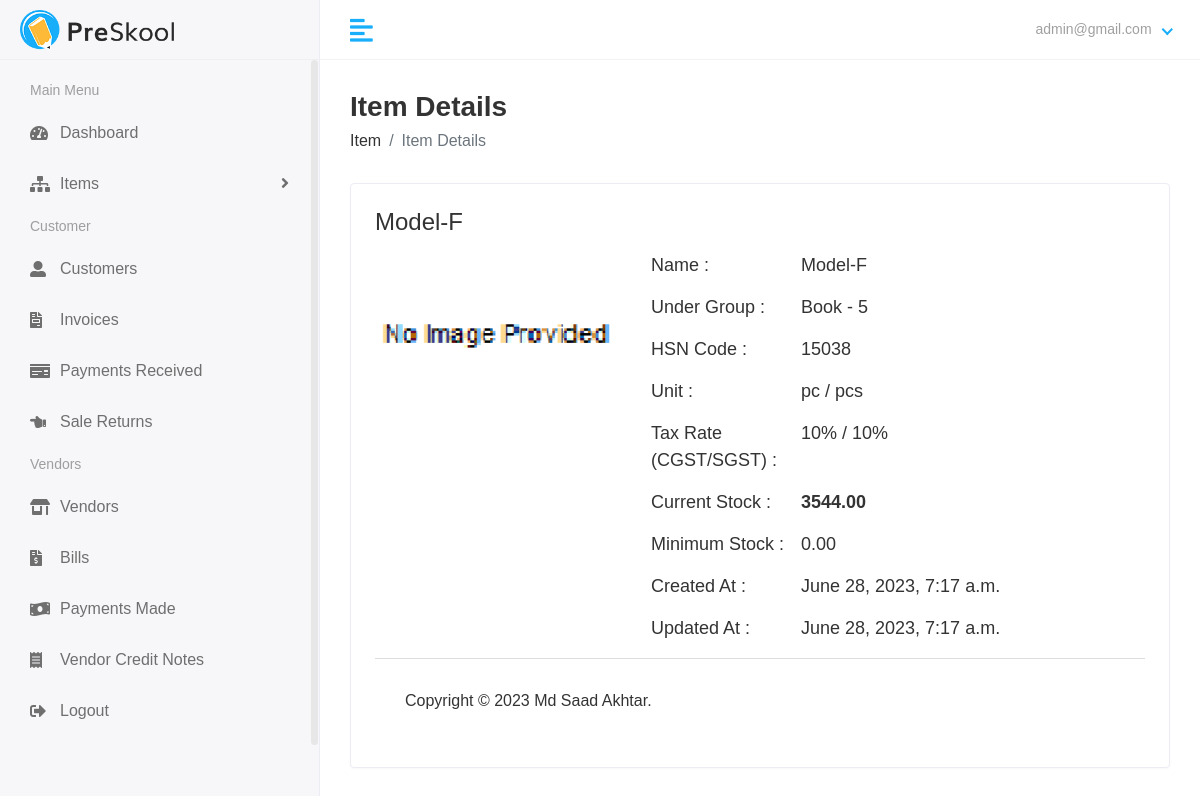
Page /finance/view_items/11/ (signed in) on the earlier database version.
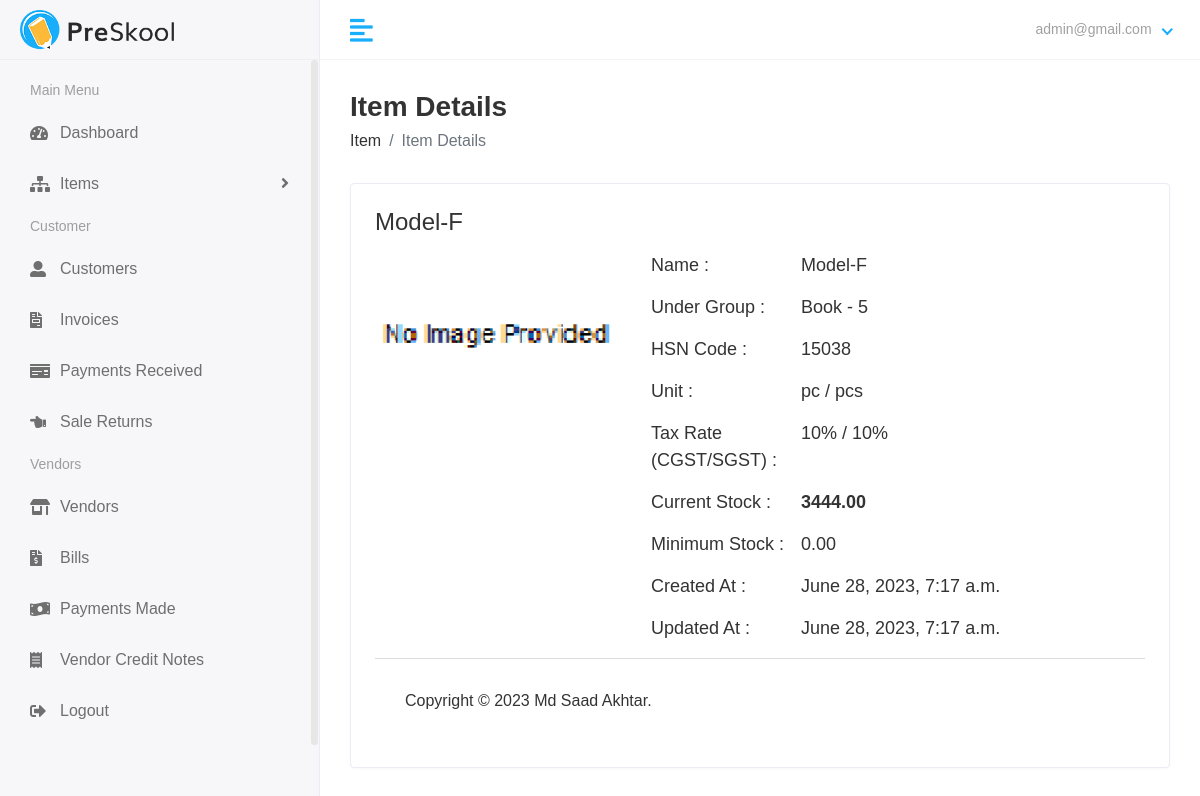
Same page on the later database version.
### finance/models.py (models this page shows, shortened)
class Item(models.Model):
    name = models.CharField(_("name"), max_length=50)
    image = models.ImageField(upload_to="media/item_images",null=True)
    item_group = models.ForeignKey(ItemGroup,on_delete=models.CASCADE)
    hsn_code = models.IntegerField()
    unit = models.CharField(max_length=10)
    unit_plural = models.CharField(max_length=10)
    state_tax_rate = models.IntegerField()
    current_stock = models.DecimalField(max_digits=10, decimal_places=2)
    min_stock = models.DecimalField(max_digits=10, decimal_places=2,default=decimal.Decimal(0))
    created_at = models.DateTimeField(auto_now_add=True,null = True)
    updated_at = models.DateTimeField(auto_now_add=True,null = True)
    changed_by_user = models.ForeignKey(CustomUser,null=True,on_delete=models.PROTECT)

class ItemGroup(models.Model):
    name = models.CharField(_("name"), max_length=50)
    brand = models.CharField(_("brand"), max_length=50)
    tax_preference = models.IntegerField(choices=TAX_PREFERENCE,default=1)
    inventory = models.IntegerField(choices=INVENTORY_TYPE,default=1)
    created_at = models.DateTimeField(auto_now_add=True,null = True)
    updated_at = models.DateTimeField(auto_now_add=True,null = True)
    changed_by_user = models.ForeignKey(CustomUser,null=True,on_delete=models.PROTECT)
    def __str__(self) -> str:
        return self.name + " - " + self.brand

### finance/views.py (the view)
# urls.py: path('view_items/<int:id>/',views.view_items_id,name="view_items_id"),
@login_required(login_url="account_login")
def view_items_id(request,id):
    if not request.user.has_perm('finance.view_item'):
        return HttpResponse("Permission Error. Sorry You are not authorised to visit this page")
    item = get_object_or_404(Item,id=id)
    context = {
        "item":item
    }
    return render(request,"hod/view_item_id.html",context)

### accounts/models.py (called while the page is built)
    def __str__(self):
        return self.email

### finance/templates/hod/view_item_id.html (shortened to what this page needs)
{% extends 'base.html' %} {% block content %}
{% load static %}
<div class="page-wrapper">
  <div class="content container-fluid">
    <div class="page-header">
      <div class="row">
        <div class="col-sm-12">
          <h3 class="page-title">Item Details</h3>
          <ul class="breadcrumb">
            <li class="breadcrumb-item"><a href="students.html">Item</a></li>
            <li class="breadcrumb-item active">Item Details</li>
          </ul>
        </div>
      </div>
    </div>
    <div class="card">
      <div class="card-body">
        <div class="row">
          <div class="col-md-12">
            <div class="about-info">
              <h4>{{item.name}}</h4>
              <div class="media mt-3">
                {% if item.image %}
                <img src="/{{item.image}}" class="mr-3" alt="..." />
                {% else %}
                <img src="{% static 'assets/img/test.png' %}" width="100" height="200" class="mr-3" alt="..." />
                {% endif %}
                <div class="media-body">
                  <ul>
                    <li>
                      <span class="title-span">Name : </span>
                      <span class="info-span">{{item.name}}</span>
                    </li>
                    <li>
                      <span class="title-span">Under Group : </span>
                      <span class="info-span">{{item.item_group}}</span>
                    </li>
                    <li>
                      <span class="title-span">HSN Code : </span>
                      <span class="info-span">{{item.hsn_code}}</span>
                    </li>
                    <li>
                      <span class="title-span">Unit : </span>
                      <span class="info-span">{{item.unit}} / {{item.unit_plural}}</span
                      >
                    </li>
                    <li>
                      <span class="title-span">Tax Rate (CGST/SGST) : </span>
                      <span class="info-span">{{item.state_tax_rate}}%  / {{item.state_tax_rate}}%</span>
                    </li>
                    <b>
                        <li>
                            <span class="title-span">Current Stock : </span>
                            <span class="info-span">{{item.current_stock}}</span>
                        </li>
                    </b>
                    <li>
                      <span class="title-span">Minimum Stock : </span>
                      <span class="info-span">{{item.min_stock}}</span>
                    </li>
                    <li>
                      <span class="title-span">Created At : </span>
                      <span class="info-span">{{item.created_at}}</span>
                    </li>
                    <li>
                      <span class="title-span">Updated At : </span>
                      <span class="info-span">{{item.updated_at}}</span>
                    </li>
                  </ul>
                </div>
              </div>
              {% endblock content %}

Differences in the rows shown:
changed Item "Model-F": current_stock "3544.00" → "3444.00"
